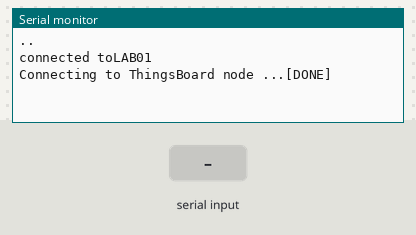
Recording of a sketch running on a simulated ESP8266 (NodeMCU). Parts: the last lines printed to the serial monitor. The inputs (shaded band) are chosen by the test bench. WiFi joins after 1.5 s; servers stay silent unless stated; no MQTT or app messages arrive unless stated.

Above: at 3.2 s.
3.3 s: "1" received over the second serial link
4.8 s: "0" received over the second serial link
At 6.1 s:
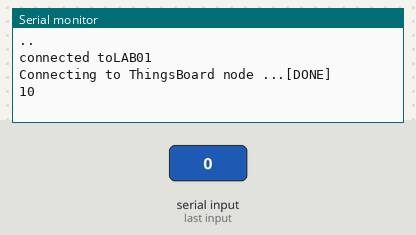
6.3 s: "2" received over the second serial link
At 9.0 s:
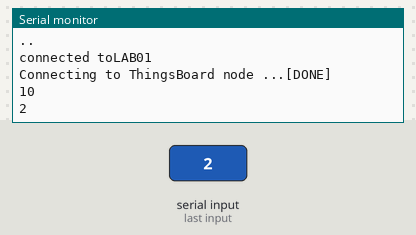

Measured:
- after the input at 4.8 s, the serial monitor: prints a new line after 1.0 s (image 1)
- after the input at 6.3 s, the serial monitor: prints a new line after 1.5 s (image 2)

The sketch:

esp8266-to-thingboard.ino
```cpp
/*
the following code is reading sensor data from ardunio nano 33 ble sense using UART and then submitting to ECU Thing board
*/

#include <ESP8266WiFi.h>
#include <PubSubClient.h>
#include <ArduinoJson.h>
#include <SoftwareSerial.h>


const char* ssid = "LAB01";
const char* password = "Room23340";
#define TOKEN "BJHf6ggVFbyIdBhxGzfJ" //Access token of device Display
char ThingsboardHost[] = "10.5.64.84";
SoftwareSerial mySerial(5, 4); //Rx, Tx pins
String storedData = "";


WiFiClient wifiClient;
PubSubClient client(wifiClient);
int status = WL_IDLE_STATUS;

void setup()
{
  mySerial.begin(9600); // it will get data from Ardunio board
  Serial.begin(9600); // to print on IDE serial monitor
  WiFi.begin(ssid, password);
  while (WiFi.status() != WL_CONNECTED) {
    delay(1000);
    Serial.print(".");
  }
  Serial.println("");
  Serial.print("connected to");
  Serial.println(ssid);
  client.setServer( ThingsboardHost, 1883 );
}

void loop()
{
  if ( !client.connected() )
  {
      reconnect();
  }

  if (mySerial.available()) {
    // read the incoming data as string
    storedData = mySerial.readString();
    Serial.println(storedData);
  }
  // #send data every 10 seconds
  getAndSendTemperatureAndHumidityData();
  delay(1000);
}

void getAndSendTemperatureAndHumidityData()
{
  /*

  // Prepare a JSON payload string
  String payload = "{";
 payload += "\"Humidity\":";payload += 60; payload += ",";
 payload += "\"Temperature\":";payload += 25;
  payload += "}";

  char attributes[1000];
  payload.toCharArray( attributes, 1000 );
  client.publish( "v1/devices/me/telemetry",attributes);
  Serial.println( attributes );
  */

  char jsonobject1[300];
  storedData.toCharArray(jsonobject1, 300);

  client.publish( "v1/devices/me/telemetry",jsonobject1);
  // Serial.println( jsonobject1 );

}

void reconnect() {
  // Loop until we're reconnected
  while (!client.connected()) {
    status = WiFi.status();
    if ( status != WL_CONNECTED) {
      WiFi.begin(ssid, password);
      while (WiFi.status() != WL_CONNECTED) {
        delay(500);
        Serial.print(".");
      }
      Serial.println("Connected to AP");
    }
    Serial.print("Connecting to ThingsBoard node ...");
    // Attempt to connect (clientId, username, password)
    if ( client.connect("Drifted_ESP8266_V2", TOKEN, NULL) ) {
      Serial.println( "[DONE]" );
    } else {
      Serial.print( "[FAILED] [ rc = " );
      Serial.println( " : retrying in 5 seconds]" );
      delay( 500 );
    }
  }
}
```
